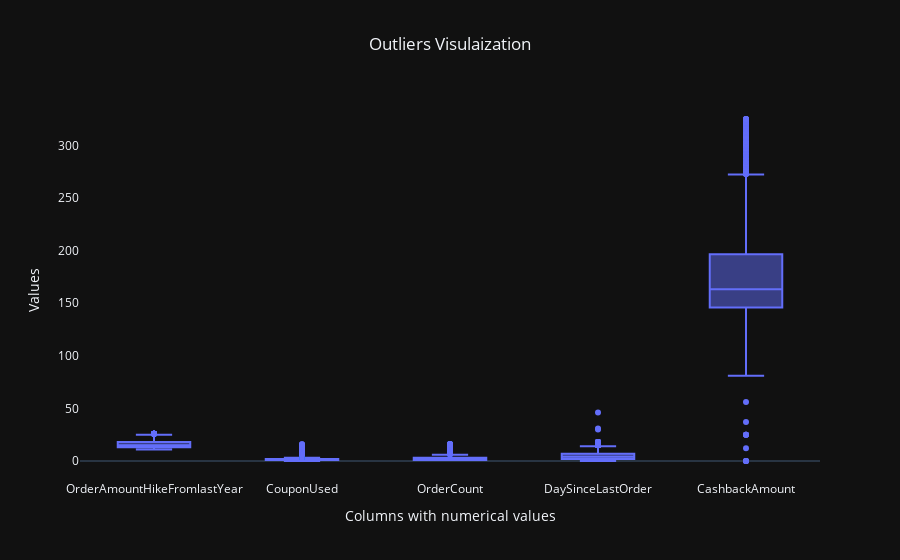

The code cell stored with this chart in its notebook:
### Markdown cell above
## Outliers

### Code cell
fig = px.box(data_processed, y=["OrderAmountHikeFromlastYear","CouponUsed","OrderCount","DaySinceLastOrder","CashbackAmount"],
             labels={
                     "variable": "Columns with numerical values",
                     "value": "Values",
                 },
             template="plotly_dark",
             title="Outliers Visulaization")
fig.update_layout(title_x = 0.5,)
fig.update_xaxes(showgrid=False)
fig.update_yaxes(showgrid=False)
fig.show()

### Figure 1 — Plotly figure (JSON) as saved in the notebook; plotly's stock layout.template omitted (floating-point values rounded to 4 significant figures; data arrays with more than 128 entries replaced by an {"elided": "..."} marker saying what was removed)
{"data": [{"alignmentgroup": "True", "hovertemplate": "Columns with numerical values=%{x}<br>Values=%{y}<extra></extra>", "legendgroup": "", "marker": {"color": "#636efa"}, "name": "", "notched": false, "offsetgroup": "", "orientation": "v", "showlegend": false, "type": "box", "x": {"elided": "28150 str values"}, "x0": " ", "xaxis": "x", "y": {"elided": "28150 float values"}, "y0": " ", "yaxis": "y"}], "layout": {"boxmode": "group", "legend": {"tracegroupgap": 0}, "title": {"text": "Outliers Visulaization", "x": 0.5}, "xaxis": {"anchor": "y", "domain": [0, 1], "showgrid": false, "title": {"text": "Columns with numerical values"}}, "yaxis": {"anchor": "x", "domain": [0, 1], "showgrid": false, "title": {"text": "Values"}}}}
